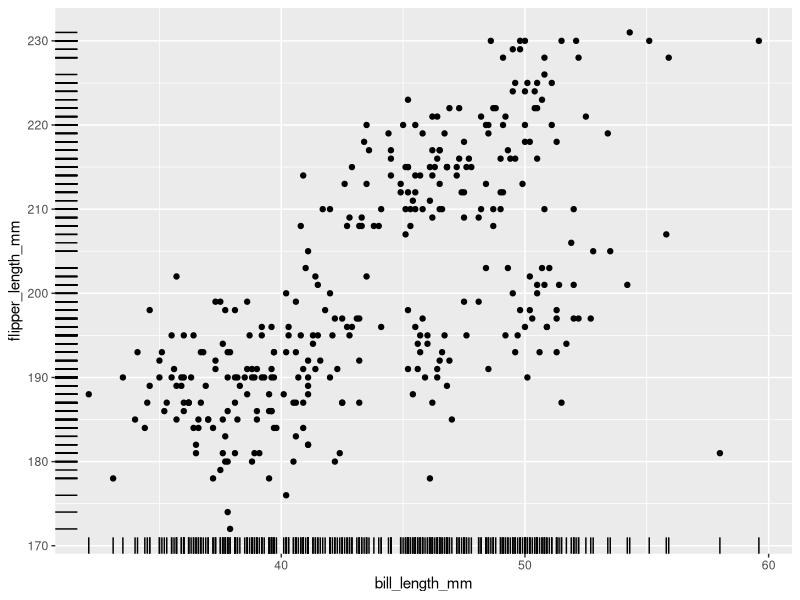
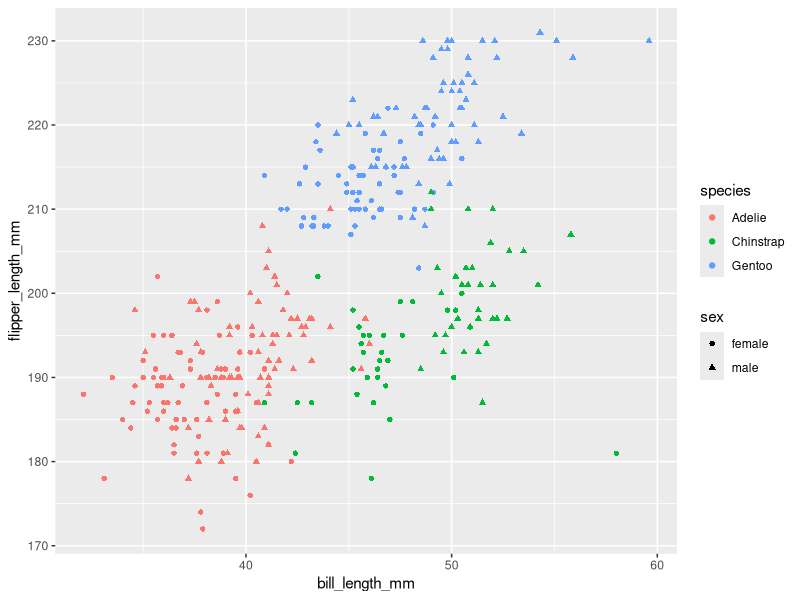
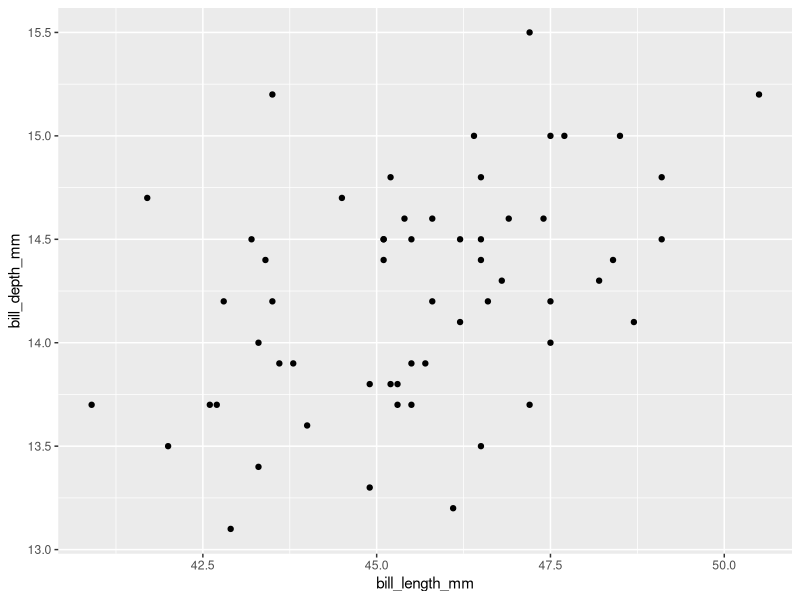
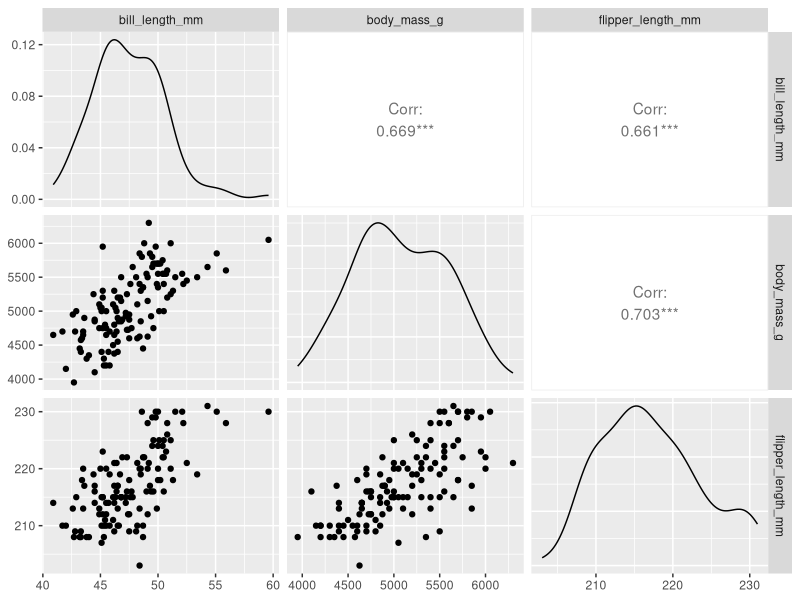
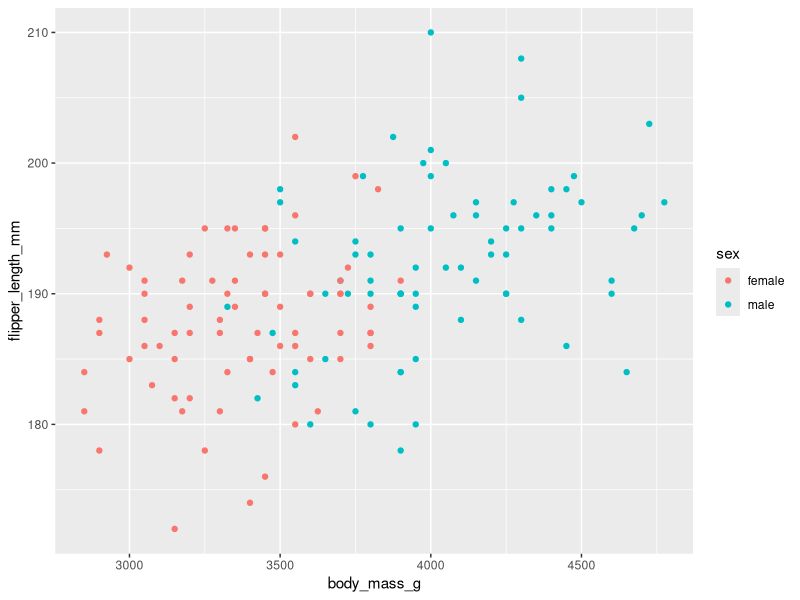
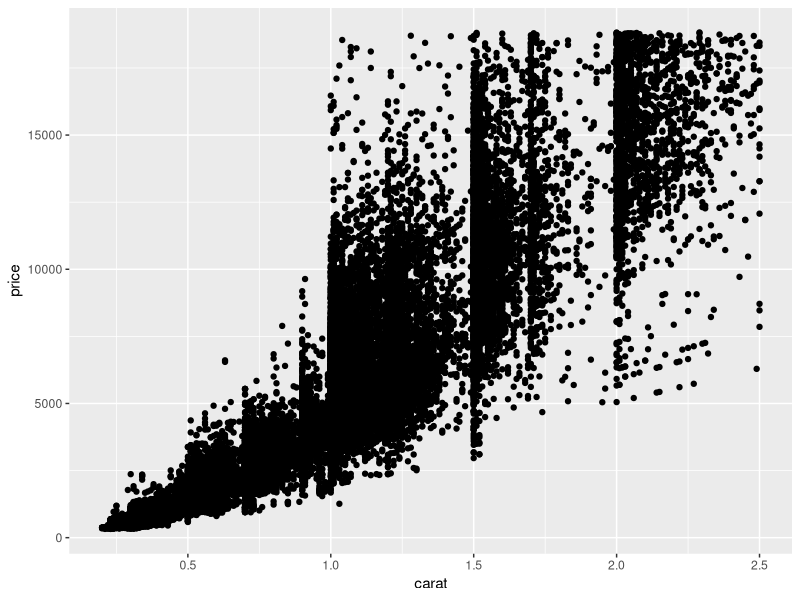
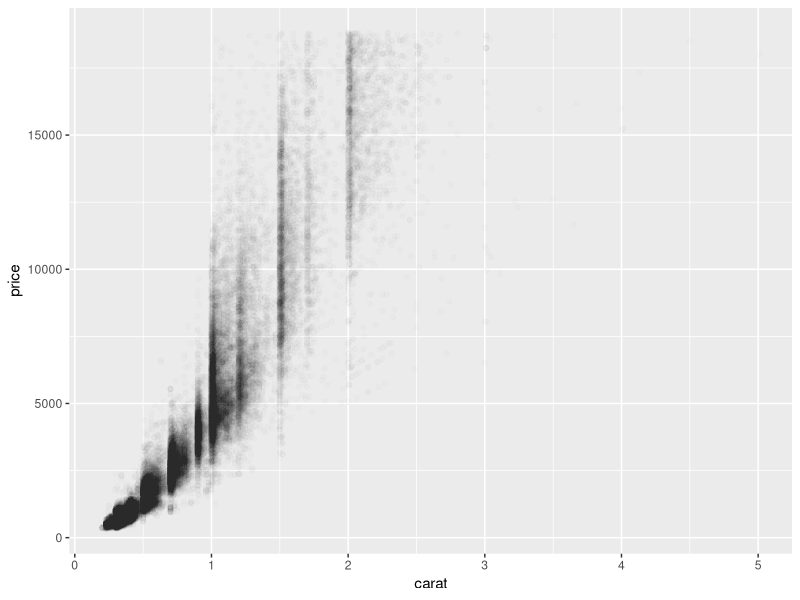
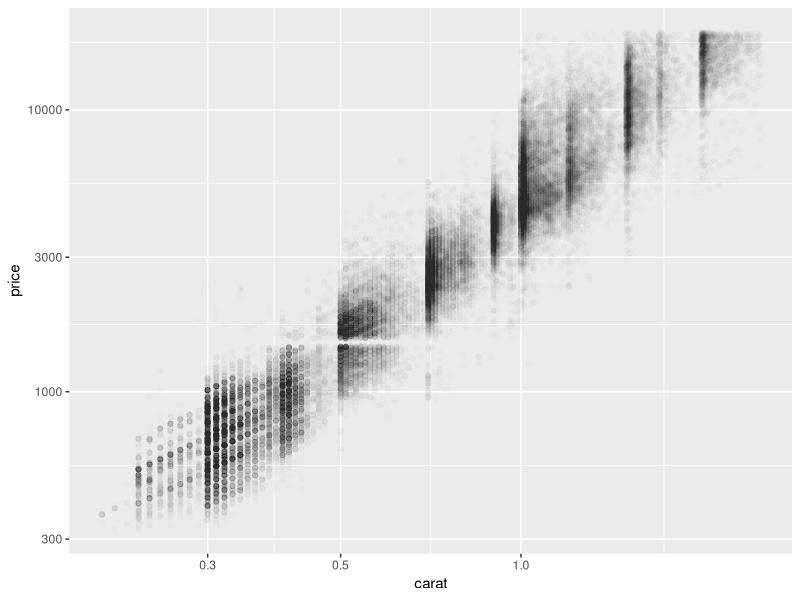

Reproduce these figures in R, in order.
#Library all the packages needed for visualization
install.packages("palmerpenguins")
library("palmerpenguins")
install.packages("GGally")
library("GGally")
library("ggplot2")
library("dplyr")
install.packages("hexbin")
library("hexbin")

#Know your data first
names(penguins)
dim(penguins)

#Plot the penguin data in a rug plot with 1D marginal distributions
ggplot(penguins, aes(x = bill_length_mm, y = flipper_length_mm)) +
  geom_point() +
  geom_rug()

#Visualize the penguin data and understqand the variation between different species and sex
penguins %>%
  filter(!is.na(sex)) %>%
  ggplot(aes(x = bill_length_mm, y = flipper_length_mm, colour = species, shape = sex)) +
  geom_point()

#Plot for species gentoo and female penguins only
penguins %>%
  filter(sex == "female", species =="Gentoo") %>%
  ggplot(aes(x = bill_length_mm, y = bill_depth_mm)) +
  geom_point()

#Create a scatterpot matrix to visualize the correlation between variables
penguins %>% 
  filter (species == "Gentoo") %>%
  select (bill_length_mm, body_mass_g, flipper_length_mm) %>%
  ggpairs()

#Exercise : 1 plot on palmerpenguin data for Adelie species and differentiate according to sex
penguins %>% 
  filter(species == "Adelie" & !is.na(sex)) %>% 
  ggplot(aes(x = body_mass_g, y = flipper_length_mm, colour = sex)) + 
  geom_point()

#Learn overplotting with the diamonds data
#Know the diamonds dataset first (Have patience to work with this HUGE dataset)
str(diamonds)

#Import the dataset and filter it
diamonds2 <- diamonds %>%
  filter(carat <= 2.5) %>%
  mutate (lpprice = log2(price) , lcarat = log2(carat))

#Plot scatterplot for carat vs price of the diamonds
ggplot(diamonds2, aes (x = carat, y = price)) +
  geom_point()
#The plot will be too overpopulated that it isn't easy to interprete

ggplot(data = diamonds) +
  geom_point(mapping = aes(x = carat, y = price), alpha = 1/100)
 
#Now we will scale the data and take log of the dataset
ggplot(data = diamonds2) +
  geom_point(mapping = aes(x = carat, y = price), alpha = 1/100) +
  scale_y_log10() + scale_x_log10()

#We will use Hexbin package to create a hexagonal heatmap of the data
ggplot(data = diamonds2) +
  geom_hex(mapping = aes(x = carat, y = price))

#Moral of the story: The main motive is to visualize the data so that it become more interpretable.
#So, use the varities of graphs to plot your data accordingly
